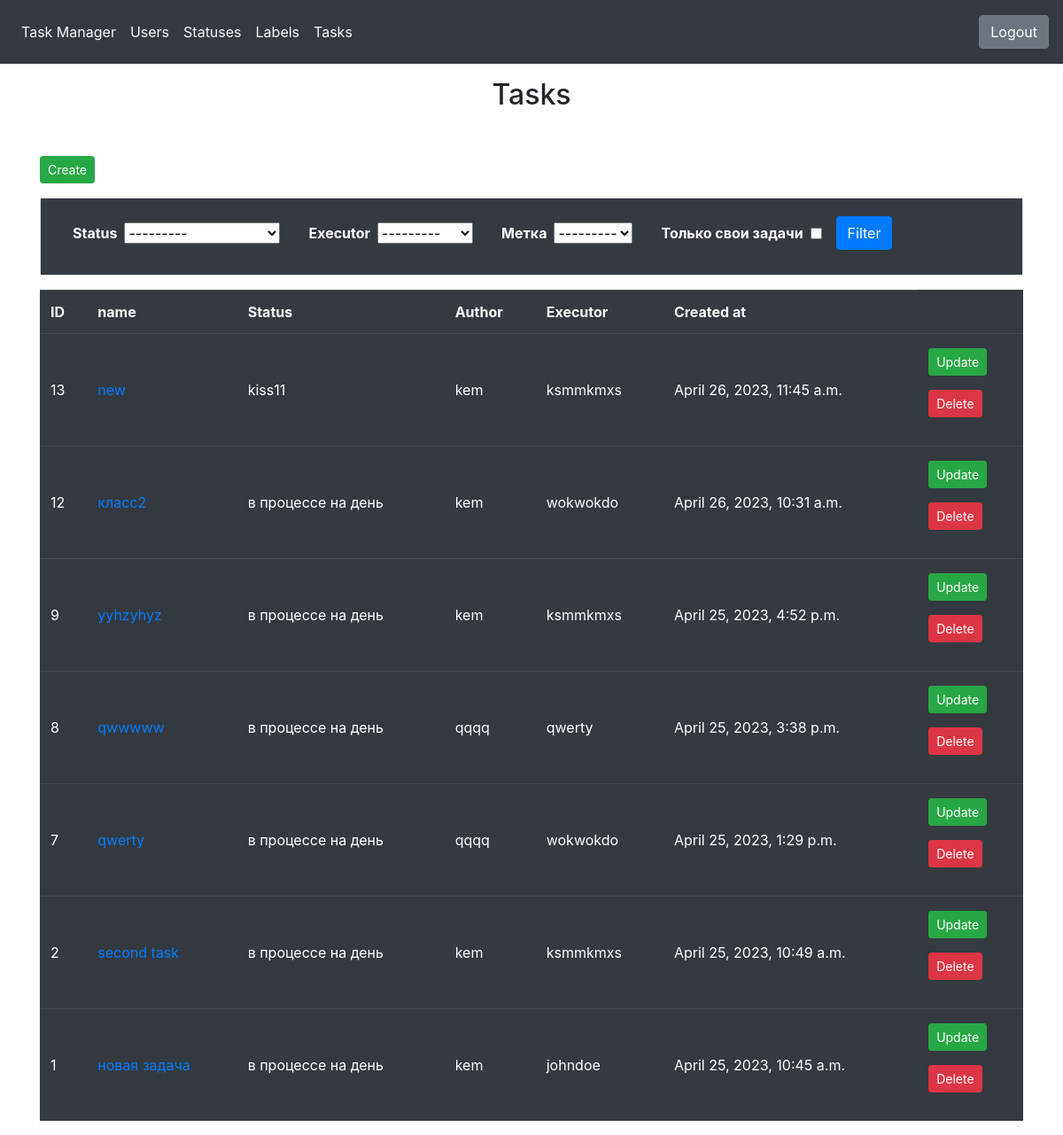
Page /tasks/ (signed in) on the committed database.
### tasks/models.py (models this page shows, shortened)
class Tasks(models.Model):
    name = models.CharField(_('name'), max_length=255, unique=True)
    status = models.ForeignKey(
        Statuses,
        on_delete=models.PROTECT,
        null=False,
        verbose_name=_('status')
    )
    description = models.TextField(_('description'), blank=True, null=True)
    author = models.ForeignKey(
        User,
        on_delete=models.PROTECT,
        null=False,
        related_name='author_tasks',
        verbose_name=_('author')
    )
    executor = models.ForeignKey(
        User,
        on_delete=models.PROTECT,
        null=True,
        related_name='executor_tasks',
        verbose_name=_('executor')
    )
    labels = models.ManyToManyField(
        Labels,
        blank=True,
        null=True,
        verbose_name=_('Labels')
    )
    created_at = models.DateTimeField(_('Created at'), auto_now_add=True)
    class Meta:
        verbose_name = _('Tasks')
        verbose_name_plural = _('Tasks')
        ordering = ['-created_at']

### statuses/models.py (models this page shows)
class Statuses(models.Model):
    name = models.CharField(_('name'), max_length=255, unique=True)
    created_at = models.DateTimeField(_('created at'), auto_now_add=True)
    def __str__(self) -> str:
        return self.name

### tasks/views.py (the view)
# urls.py: path('', TasksView.as_view(), name='tasks'),
class TasksView(BaseLoginRequiredMixin, ListView):
    model = Tasks
    template_name = 'tasks/index.html'
    def get_queryset(self):
        queryset = queryset = super().get_queryset()
        status_filter = self.request.GET.get('status')
        label_filter = self.request.GET.get('label')
        executor_filter = self.request.GET.get('executor')
        my_tasks_only = self.request.GET.get('my_tasks_only')
        if status_filter:
            queryset = queryset.filter(status=status_filter)
        if label_filter:
            queryset = queryset.filter(labels__pk=label_filter)
        if executor_filter:
            queryset = queryset.filter(executor=executor_filter)
        if my_tasks_only:
            queryset = queryset.filter(author=self.request.user)
        return queryset
    def get_context_data(self, **kwargs):
        context = super().get_context_data(**kwargs)
        context['filter_form'] = TaskFilterForm(self.request.GET or None)
        return context

### tasks/forms.py
class TaskFilterForm(Form):
    status = ModelChoiceField(
        queryset=Statuses.objects.all(),
        required=False,
        label=_('status')
    )
    executor = ModelChoiceField(
        queryset=User.objects.all(),
        required=False,
        label=_('executor')
    )
    label = ModelChoiceField(
        queryset=Labels.objects.all(),
        required=False,
        label=_('label')
    )
    my_tasks_only = BooleanField(
        required=False,
        initial=False,
        label=_('My tasks only')
    )

### common/mixins.py (called while the page is built)
    @method_decorator(login_required_message)
    def dispatch(self, request, *args, **kwargs):
        return super().dispatch(request, *args, **kwargs)

### labels/models.py (called while the page is built)
    def __str__(self) -> str:
        return self.name

### templates/tasks/index.html (shortened to what this page needs)
{% extends "base.html" %}
{% load i18n %}
{% block content %}
<main>
    <div class="container">
        <h2 class="text-center mt-3"  style="min-height: 10vh;">{% trans "Tasks" %}</h2>
        <p><a href="{% url 'create_task' %}" class="btn btn-success btn-sm">{% trans "Create" %}</a></p>
        <div class="card mb-3">
            <div class="card-body bg-dark">
                <form method="get" class="form-inline">
                    {% for f in filter_form %}
                    <div class="form-group mx-sm-3 mb-2">
                        <label for="{{ f.id_for_label }}" class="mr-2 font-weight-bold" style="color: white;">{{ f.label }}</label>
                        {{ f }}
                    </div>
                    {% endfor %}
                    <button type="submit" class="btn btn-primary mb-2">{% trans "Filter" %}</button>
                </form>
            </div>
        </div>
        <table class="table table-dark table-striped-columns">
            <thead>
                <tr class="font-weight-bold">
                    <td>{% trans "ID" %}</td>
                    <td>{% trans "name" %}</td>
                    <td>{% trans "status" %}</td>
                    <td>{% trans "author" %}</td>
                    <td>{% trans "executor" %}</td>
                    <td>{% trans "Created at" %}</td>
                </tr>
            </thead>
            <tbody>
                {% for task in object_list %}
                <tr>
                    <td class="align-middle py-3">{{ task.pk }}</td>
                    <td class="align-middle py-3"><a href="{% url 'task_view' task.pk %}">{{ task.name }}</a></td>
                    <td class="align-middle py-3">{{ task.status }}</td>
                    <td class="align-middle py-3">{{ task.author }}</td>
                    <td class="align-middle py-3">
                    {% if task.executor %}
                        {{ task.executor }}
                    {% endif %}
                    </td>
                    <td class="align-middle py-3">{{ task.created_at }}</td>
                    <td class="align-middle py-3">
                        <p><a href="{% url 'update_task' task.pk %}" class="btn btn-success btn-sm">{% trans "Update" %}</a></p>
                        <p><a href="{% url 'delete_task' task.pk %}" class="btn btn-danger btn-sm">{% trans "Delete"%}</a></p>
                    </td>
                </tr>
                {% endfor %}
            </tbody>
        </table>
    </div>
</main>
{% endblock %}

### rows in the picture
Tasks: pk "13", name "new", status "kiss11", author "kem", executor "ksmmkmxs", created_at "April 26, 2023, 11:45 a.m."
Tasks: pk "12", name "класс2", status "в процессе на день", author "kem", executor "wokwokdo", created_at "April 26, 2023, 10:31 a.m."
Tasks: pk "9", name "yyhzyhyz", status "в процессе на день", author "kem", executor "ksmmkmxs", created_at "April 25, 2023, 4:52 p.m."
Tasks: pk "8", name "qwwwww", status "в процессе на день", author "qqqq", executor "qwerty", created_at "April 25, 2023, 3:38 p.m."
Tasks: pk "7", name "qwerty", status "в процессе на день", author "qqqq", executor "wokwokdo", created_at "April 25, 2023, 1:29 p.m."
Tasks: pk "2", name "second task", status "в процессе на день", author "kem", executor "ksmmkmxs", created_at "April 25, 2023, 10:49 a.m."
Tasks: pk "1", name "новая задача", status "в процессе на день", author "kem", executor "johndoe", created_at "April 25, 2023, 10:45 a.m."

### other values in the picture
{{ f.label }} "Status" "Executor" "Метка" "Только свои задачи"
